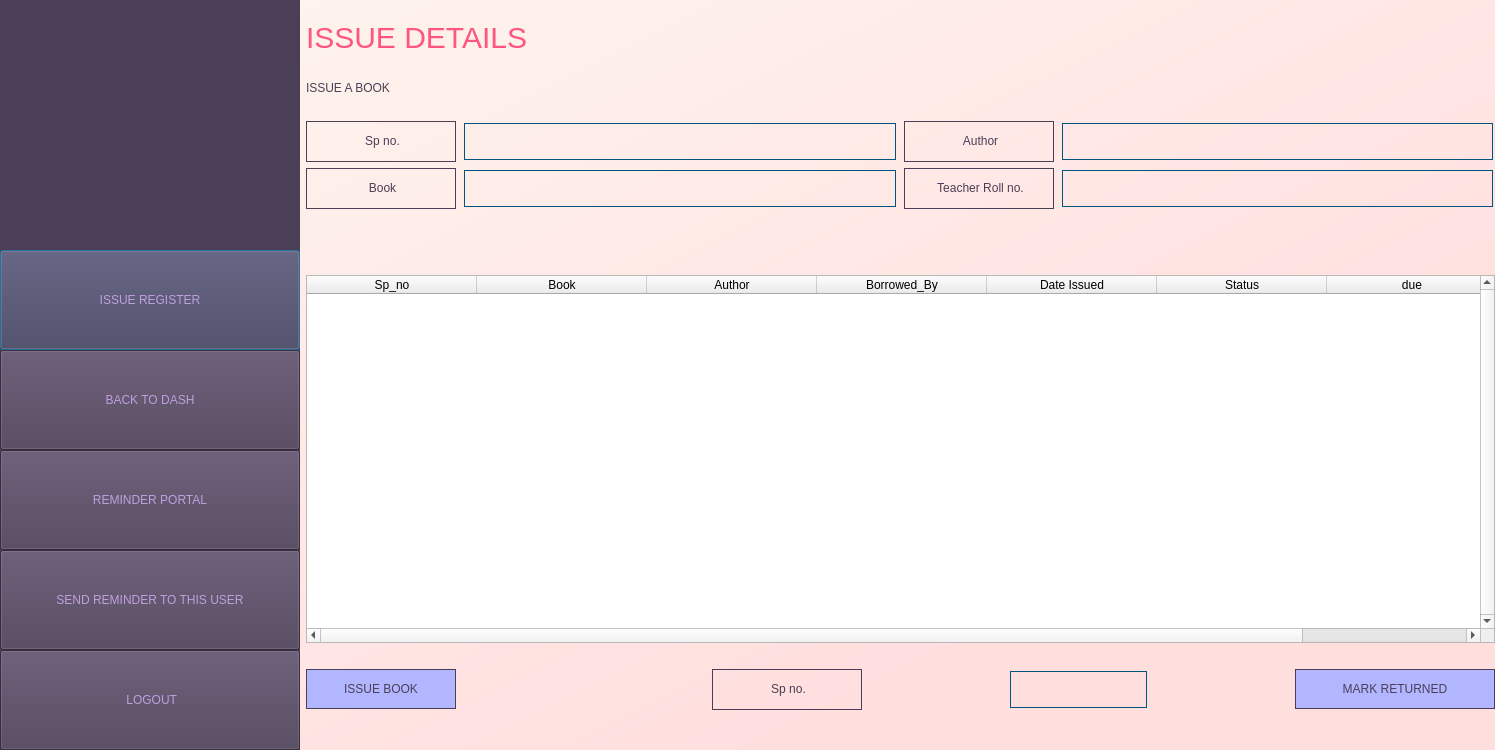
<?xml version="1.0" encoding="UTF-8"?>
<ui version="4.0">
 <class>registerDialog</class>
 <widget class="QDialog" name="registerDialog">
  <property name="geometry">
   <rect>
    <x>0</x>
    <y>0</y>
    <width>1495</width>
    <height>750</height>
   </rect>
  </property>
  <property name="minimumSize">
   <size>
    <width>1400</width>
    <height>750</height>
   </size>
  </property>
  <property name="windowTitle">
   <string>Dialog</string>
  </property>
  <layout class="QVBoxLayout" name="verticalLayout">
   <property name="leftMargin">
    <number>0</number>
   </property>
   <property name="topMargin">
    <number>0</number>
   </property>
   <property name="rightMargin">
    <number>0</number>
   </property>
   <property name="bottomMargin">
    <number>0</number>
   </property>
   <item>
    <widget class="QWidget" name="dashwidget" native="true">
     <property name="enabled">
      <bool>true</bool>
     </property>
     <property name="sizePolicy">
      <sizepolicy hsizetype="Expanding" vsizetype="Expanding">
       <horstretch>0</horstretch>
       <verstretch>0</verstretch>
      </sizepolicy>
     </property>
     <property name="minimumSize">
      <size>
       <width>1400</width>
       <height>750</height>
      </size>
     </property>
     <property name="styleSheet">
      <string notr="true">QWidget#dashwidget{
	background-color : qlineargradient(spread:pad, x1:0, y1:0, x2:1, y2:1, stop:0 rgba(254, 246, 239, 255), stop:0.766169 rgba(255, 222, 222, 255))
}</string>
     </property>
     <layout class="QGridLayout" name="gridLayout_3">
      <property name="sizeConstraint">
       <enum>QLayout::SetNoConstraint</enum>
      </property>
      <property name="leftMargin">
       <number>0</number>
      </property>
      <property name="topMargin">
       <number>0</number>
      </property>
      <property name="rightMargin">
       <number>0</number>
      </property>
      <property name="bottomMargin">
       <number>0</number>
      </property>
      <item row="0" column="0">
       <layout class="QHBoxLayout" name="horizontalLayout">
        <property name="sizeConstraint">
         <enum>QLayout::SetNoConstraint</enum>
        </property>
        <item>
         <widget class="QWidget" name="widget" native="true">
          <property name="minimumSize">
           <size>
            <width>300</width>
            <height>750</height>
           </size>
          </property>
          <property name="styleSheet">
           <string notr="true">background-color: rgb(75, 62, 87);</string>
          </property>
          <layout class="QVBoxLayout" name="verticalLayout_4">
           <property name="spacing">
            <number>0</number>
           </property>
           <property name="leftMargin">
            <number>0</number>
           </property>
           <property name="topMargin">
            <number>0</number>
           </property>
           <property name="rightMargin">
            <number>0</number>
           </property>
           <property name="bottomMargin">
            <number>0</number>
           </property>
           <item>
            <layout class="QVBoxLayout" name="verticalLayout_2">
             <item>
              <spacer name="verticalSpacer">
               <property name="orientation">
                <enum>Qt::Vertical</enum>
               </property>
               <property name="sizeHint" stdset="0">
                <size>
                 <width>20</width>
                 <height>40</height>
                </size>
               </property>
              </spacer>
             </item>
             <item>
              <widget class="QPushButton" name="tableButton">
               <property name="minimumSize">
                <size>
                 <width>125</width>
                 <height>100</height>
                </size>
               </property>
               <property name="styleSheet">
                <string notr="true">font: 18pt &quot;Calibri&quot;;
color:rgb(190, 159, 221);
background-color:rgb(75, 62, 87);</string>
               </property>
               <property name="text">
                <string>ISSUE REGISTER</string>
               </property>
              </widget>
             </item>
             <item>
              <widget class="QPushButton" name="homeButton">
               <property name="minimumSize">
                <size>
                 <width>300</width>
                 <height>100</height>
                </size>
               </property>
               <property name="styleSheet">
                <string notr="true">font: 18pt &quot;Calibri&quot;;
color: rgb(190, 159, 221);</string>
               </property>
               <property name="text">
                <string>BACK TO DASH</string>
               </property>
              </widget>
             </item>
             <item>
              <widget class="QPushButton" name="portalButton">
               <property name="minimumSize">
                <size>
                 <width>125</width>
                 <height>100</height>
                </size>
               </property>
               <property name="styleSheet">
                <string notr="true">font: 18pt &quot;Calibri&quot;;
color:rgb(190, 159, 221);
background-color:rgb(75, 62, 87);</string>
               </property>
               <property name="text">
                <string>REMINDER PORTAL</string>
               </property>
              </widget>
             </item>
             <item>
              <widget class="QPushButton" name="reminderButton">
               <property name="minimumSize">
                <size>
                 <width>125</width>
                 <height>100</height>
                </size>
               </property>
               <property name="styleSheet">
                <string notr="true">font: 18pt &quot;Calibri&quot;;
color:rgb(190, 159, 221);
background-color:rgb(75, 62, 87);</string>
               </property>
               <property name="text">
                <string>SEND REMINDER TO THIS USER</string>
               </property>
              </widget>
             </item>
            </layout>
           </item>
           <item>
            <widget class="QPushButton" name="logout">
             <property name="minimumSize">
              <size>
               <width>300</width>
               <height>100</height>
              </size>
             </property>
             <property name="styleSheet">
              <string notr="true">font: 18pt &quot;Calibri&quot;;
color:rgb(190, 159, 221);
background-color:rgb(75, 62, 87);</string>
             </property>
             <property name="text">
              <string> LOGOUT</string>
             </property>
             <property name="icon">
              <iconset>
               <normaloff>logout icon.png</normaloff>logout icon.png</iconset>
             </property>
             <property name="iconSize">
              <size>
               <width>30</width>
               <height>30</height>
              </size>
             </property>
            </widget>
           </item>
          </layout>
         </widget>
        </item>
        <item>
         <layout class="QVBoxLayout" name="verticalLayout_3">
          <property name="sizeConstraint">
           <enum>QLayout::SetNoConstraint</enum>
          </property>
          <item>
           <spacer name="horizontalSpacer_3">
            <property name="orientation">
             <enum>Qt::Horizontal</enum>
            </property>
            <property name="sizeHint" stdset="0">
             <size>
              <width>40</width>
              <height>20</height>
             </size>
            </property>
           </spacer>
          </item>
          <item>
           <widget class="QLabel" name="libraryRecords">
            <property name="styleSheet">
             <string notr="true">font-size: 30px;
font: 75 26pt &quot;Trebuchet MS&quot;;
color: rgb(255, 85, 127);</string>
            </property>
            <property name="text">
             <string>ISSUE DETAILS</string>
            </property>
            <property name="textFormat">
             <enum>Qt::AutoText</enum>
            </property>
           </widget>
          </item>
          <item>
           <spacer name="horizontalSpacer">
            <property name="orientation">
             <enum>Qt::Horizontal</enum>
            </property>
            <property name="sizeHint" stdset="0">
             <size>
              <width>40</width>
              <height>20</height>
             </size>
            </property>
           </spacer>
          </item>
          <item>
           <widget class="QLabel" name="label">
            <property name="styleSheet">
             <string notr="true">color: rgb(75, 62, 87);
font: 13pt &quot;Calibri&quot;;</string>
            </property>
            <property name="text">
             <string>ISSUE A BOOK</string>
            </property>
           </widget>
          </item>
          <item>
           <spacer name="horizontalSpacer_10">
            <property name="orientation">
             <enum>Qt::Horizontal</enum>
            </property>
            <property name="sizeHint" stdset="0">
             <size>
              <width>40</width>
              <height>20</height>
             </size>
            </property>
           </spacer>
          </item>
          <item>
           <layout class="QGridLayout" name="gridLayout">
            <property name="topMargin">
             <number>0</number>
            </property>
            <item row="1" column="0">
             <widget class="QLabel" name="category_1">
              <property name="minimumSize">
               <size>
                <width>150</width>
                <height>40</height>
               </size>
              </property>
              <property name="layoutDirection">
               <enum>Qt::LeftToRight</enum>
              </property>
              <property name="styleSheet">
               <string notr="true">font: 11pt &quot;Calibri&quot;;
color: rgb(75, 62, 87);
border : 1px solid rgb(75, 62, 87);</string>
              </property>
              <property name="text">
               <string>&lt;html&gt;&lt;head/&gt;&lt;body&gt;&lt;p align=&quot;center&quot;&gt;Book&lt;/p&gt;&lt;/body&gt;&lt;/html&gt;</string>
              </property>
             </widget>
            </item>
            <item row="0" column="2">
             <widget class="QLabel" name="category_2">
              <property name="minimumSize">
               <size>
                <width>150</width>
                <height>40</height>
               </size>
              </property>
              <property name="layoutDirection">
               <enum>Qt::LeftToRight</enum>
              </property>
              <property name="styleSheet">
               <string notr="true">font: 11pt &quot;Calibri&quot;;
color: rgb(75, 62, 87);
border : 1px solid rgb(75, 62, 87);</string>
              </property>
              <property name="text">
               <string>&lt;html&gt;&lt;head/&gt;&lt;body&gt;&lt;p align=&quot;center&quot;&gt;Author&lt;/p&gt;&lt;/body&gt;&lt;/html&gt;</string>
              </property>
             </widget>
            </item>
            <item row="0" column="1">
             <widget class="QLineEdit" name="spnofield">
              <property name="minimumSize">
               <size>
                <width>200</width>
                <height>41</height>
               </size>
              </property>
              <property name="styleSheet">
               <string notr="true">background-color: rgba(0, 0, 0, 0);
margin: 2px;
border:1px solid rgb(0, 85, 127);
color: rgb(0, 85, 127);
font: 75 11pt &quot;Verdana&quot;;

</string>
              </property>
              <property name="text">
               <string/>
              </property>
              <property name="placeholderText">
               <string/>
              </property>
             </widget>
            </item>
            <item row="1" column="1">
             <widget class="QLineEdit" name="bookfield">
              <property name="minimumSize">
               <size>
                <width>200</width>
                <height>41</height>
               </size>
              </property>
              <property name="styleSheet">
               <string notr="true">background-color: rgba(0, 0, 0, 0);
margin: 2px;
border:1px solid rgb(0, 85, 127);
color: rgb(0, 85, 127);
font: 75 11pt &quot;Verdana&quot;;

</string>
              </property>
              <property name="text">
               <string/>
              </property>
              <property name="placeholderText">
               <string/>
              </property>
             </widget>
            </item>
            <item row="0" column="0">
             <widget class="QLabel" name="category_4">
              <property name="minimumSize">
               <size>
                <width>150</width>
                <height>40</height>
               </size>
              </property>
              <property name="layoutDirection">
               <enum>Qt::LeftToRight</enum>
              </property>
              <property name="styleSheet">
               <string notr="true">font: 11pt &quot;Calibri&quot;;
color: rgb(75, 62, 87);
border : 1px solid rgb(75, 62, 87);</string>
              </property>
              <property name="text">
               <string>&lt;html&gt;&lt;head/&gt;&lt;body&gt;&lt;p align=&quot;center&quot;&gt;Sp no.&lt;/p&gt;&lt;/body&gt;&lt;/html&gt;</string>
              </property>
             </widget>
            </item>
            <item row="1" column="2">
             <widget class="QLabel" name="category_3">
              <property name="minimumSize">
               <size>
                <width>150</width>
                <height>40</height>
               </size>
              </property>
              <property name="layoutDirection">
               <enum>Qt::LeftToRight</enum>
              </property>
              <property name="styleSheet">
               <string notr="true">font: 11pt &quot;Calibri&quot;;
color: rgb(75, 62, 87);
border : 1px solid rgb(75, 62, 87);</string>
              </property>
              <property name="text">
               <string>&lt;html&gt;&lt;head/&gt;&lt;body&gt;&lt;p align=&quot;center&quot;&gt;Teacher Roll no.&lt;/p&gt;&lt;/body&gt;&lt;/html&gt;</string>
              </property>
             </widget>
            </item>
            <item row="0" column="3">
             <widget class="QLineEdit" name="authorfield">
              <property name="minimumSize">
               <size>
                <width>200</width>
                <height>41</height>
               </size>
              </property>
              <property name="styleSheet">
               <string notr="true">background-color: rgba(0, 0, 0, 0);
margin: 2px;
border:1px solid rgb(0, 85, 127);
color: rgb(0, 85, 127);
font: 75 11pt &quot;Verdana&quot;;

</string>
              </property>
              <property name="text">
               <string/>
              </property>
              <property name="placeholderText">
               <string/>
              </property>
             </widget>
            </item>
            <item row="1" column="3">
             <widget class="QLineEdit" name="rollnofield">
              <property name="minimumSize">
               <size>
                <width>200</width>
                <height>41</height>
               </size>
              </property>
              <property name="styleSheet">
               <string notr="true">background-color: rgba(0, 0, 0, 0);
margin: 2px;
border:1px solid rgb(0, 85, 127);
color: rgb(0, 85, 127);
font: 75 11pt &quot;Verdana&quot;;

</string>
              </property>
              <property name="text">
               <string/>
              </property>
              <property name="placeholderText">
               <string/>
              </property>
             </widget>
            </item>
           </layout>
          </item>
          <item>
           <spacer name="horizontalSpacer_2">
            <property name="orientation">
             <enum>Qt::Horizontal</enum>
            </property>
            <property name="sizeHint" stdset="0">
             <size>
              <width>40</width>
              <height>20</height>
             </size>
            </property>
           </spacer>
          </item>
          <item>
           <widget class="QLabel" name="confirm">
            <property name="styleSheet">
             <string notr="true">color: rgb(75, 62, 87);
font: 13pt &quot;Calibri&quot;;</string>
            </property>
            <property name="text">
             <string/>
            </property>
           </widget>
          </item>
          <item>
           <spacer name="horizontalSpacer_5">
            <property name="orientation">
             <enum>Qt::Horizontal</enum>
            </property>
            <property name="sizeHint" stdset="0">
             <size>
              <width>40</width>
              <height>20</height>
             </size>
            </property>
           </spacer>
          </item>
          <item>
           <widget class="QTableWidget" name="registertable">
            <property name="styleSheet">
             <string notr="true">font: 8pt &quot;Calibri&quot;;
BACKGROUND-COLOR:RGB(0,0,,0,0);</string>
            </property>
            <property name="verticalScrollBarPolicy">
             <enum>Qt::ScrollBarAlwaysOn</enum>
            </property>
            <property name="horizontalScrollBarPolicy">
             <enum>Qt::ScrollBarAlwaysOn</enum>
            </property>
            <property name="sizeAdjustPolicy">
             <enum>QAbstractScrollArea::AdjustIgnored</enum>
            </property>
            <property name="autoScrollMargin">
             <number>16</number>
            </property>
            <property name="editTriggers">
             <set>QAbstractItemView::NoEditTriggers</set>
            </property>
            <property name="showDropIndicator" stdset="0">
             <bool>true</bool>
            </property>
            <property name="alternatingRowColors">
             <bool>true</bool>
            </property>
            <property name="gridStyle">
             <enum>Qt::SolidLine</enum>
            </property>
            <property name="columnCount">
             <number>7</number>
            </property>
            <attribute name="horizontalHeaderDefaultSectionSize">
             <number>170</number>
            </attribute>
            <attribute name="horizontalHeaderMinimumSectionSize">
             <number>33</number>
            </attribute>
            <attribute name="horizontalHeaderStretchLastSection">
             <bool>false</bool>
            </attribute>
            <attribute name="verticalHeaderMinimumSectionSize">
             <number>25</number>
            </attribute>
            <attribute name="verticalHeaderStretchLastSection">
             <bool>false</bool>
            </attribute>
            <column>
             <property name="text">
              <string>Sp_no</string>
             </property>
            </column>
            <column>
             <property name="text">
              <string>Book</string>
             </property>
            </column>
            <column>
             <property name="text">
              <string>Author</string>
             </property>
            </column>
            <column>
             <property name="text">
              <string>Borrowed_By</string>
             </property>
            </column>
            <column>
             <property name="text">
              <string>Date Issued</string>
             </property>
            </column>
            <column>
             <property name="text">
              <string>Status</string>
             </property>
            </column>
            <column>
             <property name="text">
              <string>due</string>
             </property>
            </column>
           </widget>
          </item>
          <item>
           <layout class="QGridLayout" name="gridLayout_2">
            <property name="leftMargin">
             <number>0</number>
            </property>
            <property name="topMargin">
             <number>20</number>
            </property>
            <item row="0" column="3">
             <spacer name="horizontalSpacer_8">
              <property name="orientation">
               <enum>Qt::Horizontal</enum>
              </property>
              <property name="sizeHint" stdset="0">
               <size>
                <width>20</width>
                <height>20</height>
               </size>
              </property>
             </spacer>
            </item>
            <item row="0" column="6">
             <widget class="QPushButton" name="returnbutton">
              <property name="minimumSize">
               <size>
                <width>200</width>
                <height>40</height>
               </size>
              </property>
              <property name="maximumSize">
               <size>
                <width>150</width>
                <height>40</height>
               </size>
              </property>
              <property name="styleSheet">
               <string notr="true">font: 11pt &quot;Calibri&quot;;
color:rgb(75, 62, 87);
background-color:rgb(178, 182, 255);
border : 1px solid rgb(75, 62, 87);

</string>
              </property>
              <property name="text">
               <string>MARK RETURNED</string>
              </property>
             </widget>
            </item>
            <item row="0" column="2">
             <widget class="QLabel" name="category_5">
              <property name="minimumSize">
               <size>
                <width>150</width>
                <height>40</height>
               </size>
              </property>
              <property name="layoutDirection">
               <enum>Qt::LeftToRight</enum>
              </property>
              <property name="styleSheet">
               <string notr="true">font: 11pt &quot;Calibri&quot;;
color: rgb(75, 62, 87);
border : 1px solid rgb(75, 62, 87);</string>
              </property>
              <property name="text">
               <string>&lt;html&gt;&lt;head/&gt;&lt;body&gt;&lt;p align=&quot;center&quot;&gt;Sp no.&lt;/p&gt;&lt;/body&gt;&lt;/html&gt;</string>
              </property>
             </widget>
            </item>
            <item row="0" column="4">
             <widget class="QLineEdit" name="returnedspnofield">
              <property name="minimumSize">
               <size>
                <width>100</width>
                <height>41</height>
               </size>
              </property>
              <property name="styleSheet">
               <string notr="true">background-color: rgba(0, 0, 0, 0);
margin: 2px;
border:1px solid rgb(0, 85, 127);
color: rgb(0, 85, 127);
font: 75 11pt &quot;Verdana&quot;;

</string>
              </property>
              <property name="text">
               <string/>
              </property>
              <property name="placeholderText">
               <string/>
              </property>
             </widget>
            </item>
            <item row="0" column="5">
             <spacer name="horizontalSpacer_9">
              <property name="orientation">
               <enum>Qt::Horizontal</enum>
              </property>
              <property name="sizeHint" stdset="0">
               <size>
                <width>20</width>
                <height>20</height>
               </size>
              </property>
             </spacer>
            </item>
            <item row="0" column="0">
             <widget class="QPushButton" name="issuebutton">
              <property name="minimumSize">
               <size>
                <width>150</width>
                <height>40</height>
               </size>
              </property>
              <property name="maximumSize">
               <size>
                <width>150</width>
                <height>40</height>
               </size>
              </property>
              <property name="styleSheet">
               <string notr="true">font: 11pt &quot;Calibri&quot;;
color:rgb(75, 62, 87);
background-color:rgb(178, 182, 255);
border : 1px solid rgb(75, 62, 87);

</string>
              </property>
              <property name="text">
               <string>ISSUE BOOK</string>
              </property>
             </widget>
            </item>
            <item row="0" column="1">
             <spacer name="horizontalSpacer_7">
              <property name="orientation">
               <enum>Qt::Horizontal</enum>
              </property>
              <property name="sizeHint" stdset="0">
               <size>
                <width>250</width>
                <height>20</height>
               </size>
              </property>
             </spacer>
            </item>
           </layout>
          </item>
          <item>
           <spacer name="horizontalSpacer_4">
            <property name="orientation">
             <enum>Qt::Horizontal</enum>
            </property>
            <property name="sizeHint" stdset="0">
             <size>
              <width>40</width>
              <height>20</height>
             </size>
            </property>
           </spacer>
          </item>
          <item>
           <spacer name="horizontalSpacer_6">
            <property name="orientation">
             <enum>Qt::Horizontal</enum>
            </property>
            <property name="sizeHint" stdset="0">
             <size>
              <width>40</width>
              <height>20</height>
             </size>
            </property>
           </spacer>
          </item>
         </layout>
        </item>
       </layout>
      </item>
     </layout>
    </widget>
   </item>
  </layout>
 </widget>
 <resources/>
 <connections/>
</ui>
